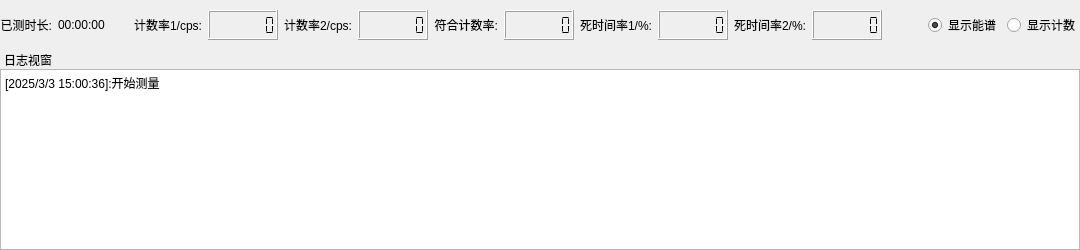
          <widget class="QWidget" name="widget_left" native="true">
           <layout class="QVBoxLayout" name="verticalLayout">
            <property name="spacing">
             <number>0</number>
            </property>
            <property name="leftMargin">
             <number>0</number>
            </property>
            <property name="topMargin">
             <number>0</number>
            </property>
            <property name="rightMargin">
             <number>0</number>
            </property>
            <property name="bottomMargin">
             <number>0</number>
            </property>
            <item>
             <widget class="QWidget" name="widget_plot" native="true">
              <property name="autoFillBackground">
               <bool>false</bool>
              </property>
              <property name="styleSheet">
               <string notr="true"/>
              </property>
              <layout class="QVBoxLayout" name="verticalLayout_4">
               <property name="spacing">
                <number>2</number>
               </property>
               <property name="leftMargin">
                <number>0</number>
               </property>
               <property name="topMargin">
                <number>0</number>
               </property>
               <property name="rightMargin">
                <number>0</number>
               </property>
               <property name="bottomMargin">
                <number>0</number>
               </property>
              </layout>
             </widget>
            </item>
            <item>
             <widget class="QWidget" name="widget_6" native="true">
              <property name="sizePolicy">
               <sizepolicy hsizetype="Preferred" vsizetype="Minimum">
                <horstretch>0</horstretch>
                <verstretch>0</verstretch>
               </sizepolicy>
              </property>
              <property name="minimumSize">
               <size>
                <width>0</width>
                <height>50</height>
               </size>
              </property>
              <property name="maximumSize">
               <size>
                <width>16777215</width>
                <height>50</height>
               </size>
              </property>
              <layout class="QHBoxLayout" name="horizontalLayout_16">
               <property name="leftMargin">
                <number>0</number>
               </property>
               <property name="topMargin">
                <number>0</number>
               </property>
               <property name="rightMargin">
                <number>0</number>
               </property>
               <property name="bottomMargin">
                <number>0</number>
               </property>
               <item>
                <widget class="QWidget" name="widget_result" native="true">
                 <layout class="QHBoxLayout" name="horizontalLayout">
                  <property name="leftMargin">
                   <number>0</number>
                  </property>
                  <property name="topMargin">
                   <number>0</number>
                  </property>
                  <property name="rightMargin">
                   <number>0</number>
                  </property>
                  <property name="bottomMargin">
                   <number>0</number>
                  </property>
                  <item>
                   <widget class="QLabel" name="label_17">
                    <property name="sizePolicy">
                     <sizepolicy hsizetype="Preferred" vsizetype="Fixed">
                      <horstretch>0</horstretch>
                      <verstretch>0</verstretch>
                     </sizepolicy>
                    </property>
                    <property name="text">
                     <string>已测时长:</string>
                    </property>
                    <property name="alignment">
                     <set>Qt::AlignRight|Qt::AlignTrailing|Qt::AlignVCenter</set>
                    </property>
                   </widget>
                  </item>
                  <item>
                   <widget class="QLabel" name="label_measuretime">
                    <property name="sizePolicy">
                     <sizepolicy hsizetype="Preferred" vsizetype="Fixed">
                      <horstretch>0</horstretch>
                      <verstretch>0</verstretch>
                     </sizepolicy>
                    </property>
                    <property name="minimumSize">
                     <size>
                      <width>70</width>
                      <height>0</height>
                     </size>
                    </property>
                    <property name="text">
                     <string>00:00:00</string>
                    </property>
                   </widget>
                  </item>
                  <item>
                   <widget class="QLabel" name="label_19">
                    <property name="sizePolicy">
                     <sizepolicy hsizetype="Preferred" vsizetype="Fixed">
                      <horstretch>0</horstretch>
                      <verstretch>0</verstretch>
                     </sizepolicy>
                    </property>
                    <property name="text">
                     <string>计数率1/cps:</string>
                    </property>
                    <property name="alignment">
                     <set>Qt::AlignRight|Qt::AlignTrailing|Qt::AlignVCenter</set>
                    </property>
                   </widget>
                  </item>
                  <item>
                   <widget class="QLCDNumber" name="lcdNumber_CountRate1">
                    <property name="sizePolicy">
                     <sizepolicy hsizetype="Expanding" vsizetype="Fixed">
                      <horstretch>0</horstretch>
                      <verstretch>0</verstretch>
                     </sizepolicy>
                    </property>
                    <property name="minimumSize">
                     <size>
                      <width>0</width>
                      <height>30</height>
                     </size>
                    </property>
                    <property name="maximumSize">
                     <size>
                      <width>70</width>
                      <height>16777215</height>
                     </size>
                    </property>
                    <property name="digitCount">
                     <number>7</number>
                    </property>
                    <property name="segmentStyle">
                     <enum>QLCDNumber::Flat</enum>
                    </property>
                   </widget>
                  </item>
                  <item>
                   <widget class="QLabel" name="label_20">
                    <property name="sizePolicy">
                     <sizepolicy hsizetype="Preferred" vsizetype="Fixed">
                      <horstretch>0</horstretch>
                      <verstretch>0</verstretch>
                     </sizepolicy>
                    </property>
                    <property name="text">
                     <string>计数率2/cps:</string>
                    </property>
                    <property name="alignment">
                     <set>Qt::AlignRight|Qt::AlignTrailing|Qt::AlignVCenter</set>
                    </property>
                   </widget>
                  </item>
                  <item>
                   <widget class="QLCDNumber" name="lcdNumber_CountRate2">
                    <property name="sizePolicy">
                     <sizepolicy hsizetype="Expanding" vsizetype="Fixed">
                      <horstretch>0</horstretch>
                      <verstretch>0</verstretch>
                     </sizepolicy>
                    </property>
                    <property name="minimumSize">
                     <size>
                      <width>0</width>
                      <height>30</height>
                     </size>
                    </property>
                    <property name="maximumSize">
                     <size>
                      <width>70</width>
                      <height>16777215</height>
                     </size>
                    </property>
                    <property name="digitCount">
                     <number>7</number>
                    </property>
                    <property name="segmentStyle">
                     <enum>QLCDNumber::Flat</enum>
                    </property>
                   </widget>
                  </item>
                  <item>
                   <widget class="QLabel" name="label_21">
                    <property name="sizePolicy">
                     <sizepolicy hsizetype="Preferred" vsizetype="Fixed">
                      <horstretch>0</horstretch>
                      <verstretch>0</verstretch>
                     </sizepolicy>
                    </property>
                    <property name="text">
                     <string>符合计数率:</string>
                    </property>
                    <property name="alignment">
                     <set>Qt::AlignRight|Qt::AlignTrailing|Qt::AlignVCenter</set>
                    </property>
                   </widget>
                  </item>
                  <item>
                   <widget class="QLCDNumber" name="lcdNumber_ConCount_single">
                    <property name="sizePolicy">
                     <sizepolicy hsizetype="Expanding" vsizetype="Fixed">
                      <horstretch>0</horstretch>
                      <verstretch>0</verstretch>
                     </sizepolicy>
                    </property>
                    <property name="minimumSize">
                     <size>
                      <width>0</width>
                      <height>30</height>
                     </size>
                    </property>
                    <property name="maximumSize">
                     <size>
                      <width>70</width>
                      <height>16777215</height>
                     </size>
                    </property>
                    <property name="digitCount">
                     <number>7</number>
                    </property>
                    <property name="segmentStyle">
                     <enum>QLCDNumber::Flat</enum>
                    </property>
                   </widget>
                  </item>
                  <item>
                   <widget class="QLabel" name="label_18">
                    <property name="sizePolicy">
                     <sizepolicy hsizetype="Preferred" vsizetype="Fixed">
                      <horstretch>0</horstretch>
                      <verstretch>0</verstretch>
                     </sizepolicy>
                    </property>
                    <property name="text">
                     <string>死时间率1/%:</string>
                    </property>
                    <property name="alignment">
                     <set>Qt::AlignRight|Qt::AlignTrailing|Qt::AlignVCenter</set>
                    </property>
                   </widget>
                  </item>
                  <item>
                   <widget class="QLCDNumber" name="lcdNumber_DeathRatio1">
                    <property name="sizePolicy">
                     <sizepolicy hsizetype="Expanding" vsizetype="Fixed">
                      <horstretch>0</horstretch>
                      <verstretch>0</verstretch>
                     </sizepolicy>
                    </property>
                    <property name="minimumSize">
                     <size>
                      <width>0</width>
                      <height>30</height>
                     </size>
                    </property>
                    <property name="maximumSize">
                     <size>
                      <width>70</width>
                      <height>16777215</height>
                     </size>
                    </property>
                    <property name="frameShape">
                     <enum>QFrame::Box</enum>
                    </property>
                    <property name="digitCount">
                     <number>7</number>
                    </property>
                    <property name="segmentStyle">
                     <enum>QLCDNumber::Flat</enum>
                    </property>
                   </widget>
                  </item>
                  <item>
                   <widget class="QLabel" name="label_2">
                    <property name="text">
                     <string>死时间率2/%:</string>
                    </property>
                   </widget>
                  </item>
                  <item>
                   <widget class="QLCDNumber" name="lcdNumber_DeathRatio2">
                    <property name="sizePolicy">
                     <sizepolicy hsizetype="Expanding" vsizetype="Fixed">
                      <horstretch>0</horstretch>
                      <verstretch>0</verstretch>
                     </sizepolicy>
                    </property>
                    <property name="minimumSize">
                     <size>
                      <width>0</width>
                      <height>30</height>
                     </size>
                    </property>
                    <property name="maximumSize">
                     <size>
                      <width>70</width>
                      <height>30</height>
                     </size>
                    </property>
                    <property name="digitCount">
                     <number>7</number>
                    </property>
                    <property name="segmentStyle">
                     <enum>QLCDNumber::Flat</enum>
                    </property>
                   </widget>
                  </item>
                 </layout>
                </widget>
               </item>
               <item>
                <spacer name="horizontalSpacer">
                 <property name="orientation">
                  <enum>Qt::Horizontal</enum>
                 </property>
                 <property name="sizeHint" stdset="0">
                  <size>
                   <width>40</width>
                   <height>20</height>
                  </size>
                 </property>
                </spacer>
               </item>
               <item>
                <widget class="QRadioButton" name="radioButton_spectrum">
                 <property name="text">
                  <string>显示能谱</string>
                 </property>
                 <property name="checked">
                  <bool>true</bool>
                 </property>
                </widget>
               </item>
               <item>
                <widget class="QRadioButton" name="radioButton_ref">
                 <property name="text">
                  <string>显示计数</string>
                 </property>
                 <property name="checked">
                  <bool>false</bool>
                 </property>
                </widget>
               </item>
              </layout>
             </widget>
            </item>
            <item>
             <widget class="QWidget" name="widget_log" native="true">
              <property name="sizePolicy">
               <sizepolicy hsizetype="Preferred" vsizetype="Expanding">
                <horstretch>0</horstretch>
                <verstretch>0</verstretch>
               </sizepolicy>
              </property>
              <property name="maximumSize">
               <size>
                <width>16777215</width>
                <height>200</height>
               </size>
              </property>
              <layout class="QGridLayout" name="gridLayout_13">
               <property name="leftMargin">
                <number>0</number>
               </property>
               <property name="topMargin">
                <number>0</number>
               </property>
               <property name="rightMargin">
                <number>0</number>
               </property>
               <property name="bottomMargin">
                <number>0</number>
               </property>
               <item row="0" column="0">
                <widget class="QDockWidget" name="dockWidget_2">
                 <property name="sizePolicy">
                  <sizepolicy hsizetype="Expanding" vsizetype="Expanding">
                   <horstretch>0</horstretch>
                   <verstretch>0</verstretch>
                  </sizepolicy>
                 </property>
                 <property name="minimumSize">
                  <size>
                   <width>87</width>
                   <height>200</height>
                  </size>
                 </property>
                 <property name="features">
                  <set>QDockWidget::NoDockWidgetFeatures</set>
                 </property>
                 <property name="allowedAreas">
                  <set>Qt::BottomDockWidgetArea</set>
                 </property>
                 <property name="windowTitle">
                  <string>日志视窗</string>
                 </property>
                 <widget class="QWidget" name="dockWidgetContents_2">
                  <layout class="QGridLayout" name="gridLayout_12">
                   <property name="leftMargin">
                    <number>0</number>
                   </property>
                   <property name="topMargin">
                    <number>0</number>
                   </property>
                   <property name="rightMargin">
                    <number>0</number>
                   </property>
                   <property name="bottomMargin">
                    <number>0</number>
                   </property>
                   <item row="0" column="0">
                    <widget class="QTextEdit" name="textEdit_log">
                     <property name="enabled">
                      <bool>true</bool>
                     </property>
                     <property name="readOnly">
                      <bool>true</bool>
                     </property>
                     <property name="html">
                      <string>&lt;!DOCTYPE HTML PUBLIC &quot;-//W3C//DTD HTML 4.0//EN&quot; &quot;http://www.w3.org/TR/REC-html40/strict.dtd&quot;&gt;
&lt;html&gt;&lt;head&gt;&lt;meta name=&quot;qrichtext&quot; content=&quot;1&quot; /&gt;&lt;meta charset=&quot;utf-8&quot; /&gt;&lt;style type=&quot;text/css&quot;&gt;
p, li { white-space: pre-wrap; }
hr { height: 1px; border-width: 0; }
li.unchecked::marker { content: &quot;\2610&quot;; }
li.checked::marker { content: &quot;\2612&quot;; }
&lt;/style&gt;&lt;/head&gt;&lt;body style=&quot; font-family:'Microsoft YaHei UI'; font-size:9pt; font-weight:400; font-style:normal;&quot;&gt;
&lt;p style=&quot; margin-top:0px; margin-bottom:0px; margin-left:0px; margin-right:0px; -qt-block-indent:0; text-indent:0px;&quot;&gt;&lt;span style=&quot; font-family:'SimSun';&quot;&gt;[2025/3/3 15:00:36]:开始测量&lt;/span&gt;&lt;/p&gt;&lt;/body&gt;&lt;/html&gt;</string>
                     </property>
                    </widget>
                   </item>
                  </layout>
                 </widget>
                </widget>
               </item>
              </layout>
             </widget>
            </item>
           </layout>
          </widget>
